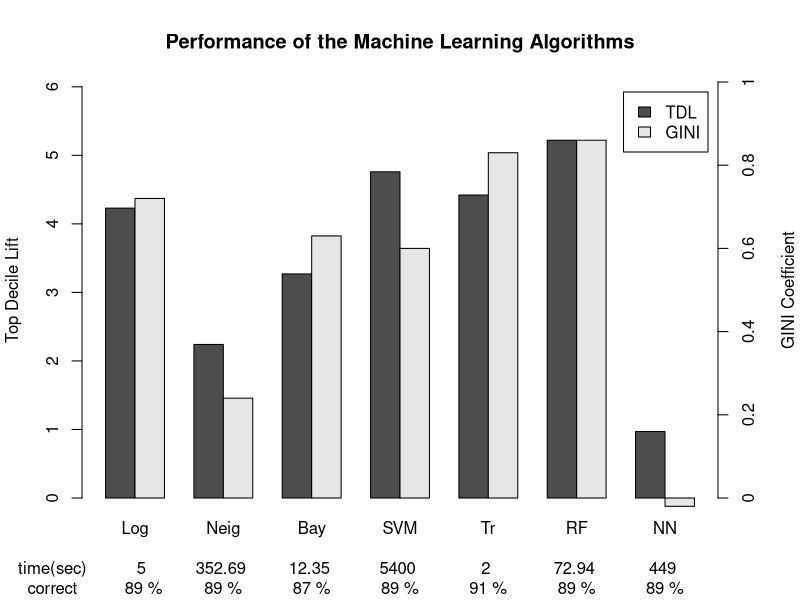

Here is the R script that generated this plot:
# SOME Summarizing plots:

OverallTDL <- c(4.23,2.24,3.27,4.76,4.42,5.22,0.97)
OverallGINI <- c(0.72,0.24,0.63,0.6,0.83,0.86,-0.02)


ForGraph <- data.frame(OverallTDL,OverallGINI)

myLeftAxisLabs <- pretty(seq(0, max(ForGraph$OverallTDL), length.out = 10))
myRightAxisLabs <- pretty(seq(0, max(ForGraph$OverallGINI), length.out = 10))

myLeftAxisAt <- myLeftAxisLabs/max(ForGraph$OverallTDL)
myRightAxisAt <- myRightAxisLabs/max(ForGraph$OverallGINI)

ForGraph$OverallTDL1 <- ForGraph$OverallTDL/max(ForGraph$OverallTDL)
ForGraph$OverallGINI1 <- ForGraph$OverallGINI/max(ForGraph$OverallGINI)

op <- par(mar = c(5,4,4,4) + 0.1)

barplot(t(as.matrix(ForGraph[, c("OverallTDL1", "OverallGINI1")])), beside = TRUE, yaxt = "n", names.arg = c("Log","Neig", "Bay","SVM","Tr","RF","NN"), ylim=c(0, max(c(myLeftAxisAt, myRightAxisAt))), ylab =	"Top Decile Lift", legend = c("TDL","GINI"), main="Performance of the Machine Learning Algorithms")

axis(2, at = myLeftAxisAt, labels = myLeftAxisLabs)

axis(4, at = myRightAxisAt, labels = myRightAxisLabs)

mtext("GINI Coefficient", side = 4, line = 3, cex = par("cex.lab"))

mtext(c(paste(round(5,digits=2),""),
        paste(round(352.69,digits=2),""),
        paste(round(12.35,digits=2),""),
        paste(round(5400,digits=2),""),
        paste(round(2.412),""),
        paste(round(72.94,digits=2),""),
        paste(round(449,digits=2),"")), side = 1, line = 3, cex = par("cex.lab"), at = c(2.3,5,8,11,14,17,20))
mtext(c(paste(round(0.8924181055922690*100,digits=0),"%"),
        paste(round(0.892204931428977*100,digits=0),"%"),
        paste(round(0.871882327861863*100,digits=0),"%"),
        paste(round(0.894976195551766*100,digits=0),"%"),
        paste(round(0.910040503091025*100,digits=0),"%"),
        paste(round(0.887728273999858*100,digits=0),"%"),
        paste(round(0.894016911816954*100,digits=0),"%")), side = 1, line = 4, cex = par("cex.lab"), at = c(2.3,5,8,11,14,17,20))


#Percentage <- c(0.892418105592269, 0.892204931428977, 0.871882327861863, 0.894976195551766, 0.910040503091025, 0.887728273999858, 0.894016911816954)


mtext("time(sec)", side = 1, line = 3, cex = par("cex.lab"), at = -.8)
mtext("correct", side = 1, line = 4, cex = par("cex.lab"), at = -.8)
